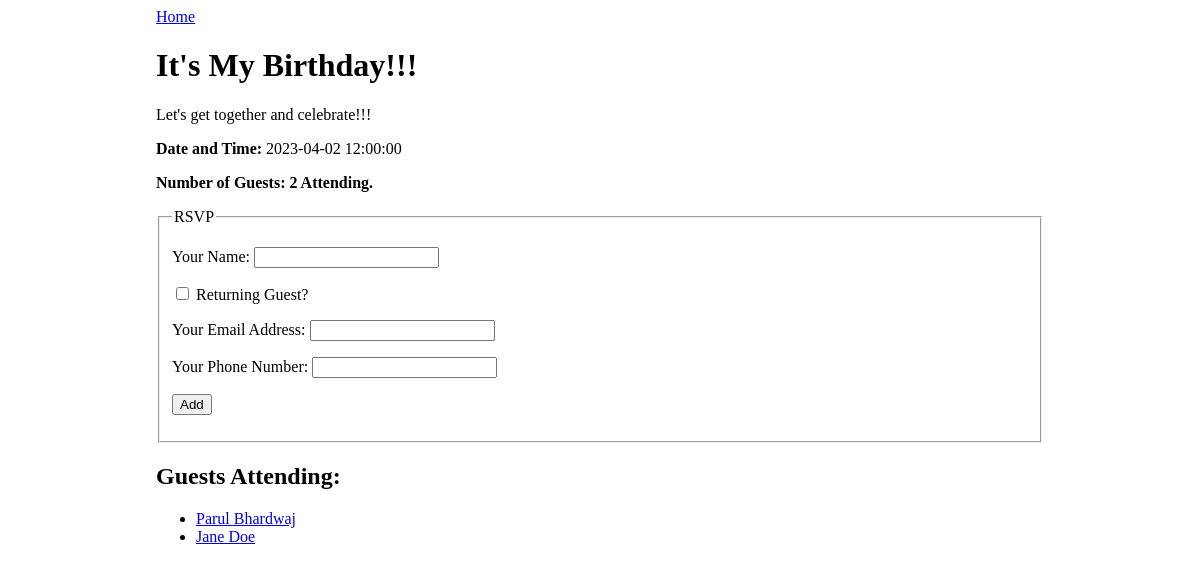
Screenshot of /event/1 with the database file from the repository.
### events_app/models.py (models this page shows, shortened)
class Event(db.Model):
    id = db.Column(db.Integer, primary_key=True)
    title = db.Column(db.String(80), nullable=False, unique=True)
    description = db.Column(db.String(200))
    date_and_time = db.Column(db.DateTime)
    event_type = db.Column(db.Enum(Event_type), default=Event_type.Generic)
    guests= db.relationship('Guest', secondary='guest_event', back_populates='events_attending')

class Guest(db.Model):
    id = db.Column(db.Integer, primary_key=True)
    name = db.Column(db.String(80), nullable=False)
    email = db.Column(db.String(120), unique=True, nullable=False)
    phone = db.Column(db.String(12), unique=True, nullable=False)
    events_attending = db.relationship('Event', secondary='guest_event', back_populates='guests')

### events_app/routes.py (the view)
@main.route('/event/<event_id>', methods=['GET'])
def event_detail(event_id):
    event = Event.query.get (event_id)
    return render_template('event_detail.html', event=event)

### events_app/templates/event_detail.html (shortened to what this page needs)
{% extends 'base.html' %}
{% block content %}
<a href="/">Home</a>
<h1>{{ event.title }}</h1>
<p>{{ event.description }}</p>
<p><strong>Date and Time:</strong> {{ event.date_and_time }}</p>
<p><strong>Number of Guests: {{ event.guests|length }} Attending.</strong></p>
<form method="POST">
    <fieldset>
        <legend>RSVP</legend>
        <p>
            <label>
                Your Name:
                <input type="text" name="guest_name">
            </label>
        </p>
        <p>
            <label>
                <input type="checkbox" name="returning" onchange="returningGuestChanged(this.checked)">
                Returning Guest?
            </label>
        </p>
        <div id="new-guest-info">
            <p>
                <label>
                    Your Email Address:
                    <input type="email" name="email">
                </label>
            </p>
            <p>
                <label>
                    Your Phone Number:
                    <input type="phone" name="phone">
                </label>
            </p>
        </div>
        <p>
            <input type="submit" name="submit" value="Add">
        </p>
    </fieldset>
</form>
<h2>Guests Attending:</h2>
<ul>
    {% for guest in event.guests %}
    <li><a href="/guest/{{ guest.id }}">{{ guest.name }}</a></li>
    {% endfor %}
</ul>
{% endblock %}

### events_app/static/style.css (style rules this page uses)
body { display: flex; justify-content: center; }

### rows the page displays
Event: title "It's My Birthday!!!", description "Let's get together and celebrate!!!", date_and_time "2023-04-02 12:00:00"
Guest: name "Parul Bhardwaj"
Guest: name "Jane Doe"

### other values shown
{{ event.guests|length }} "2"
